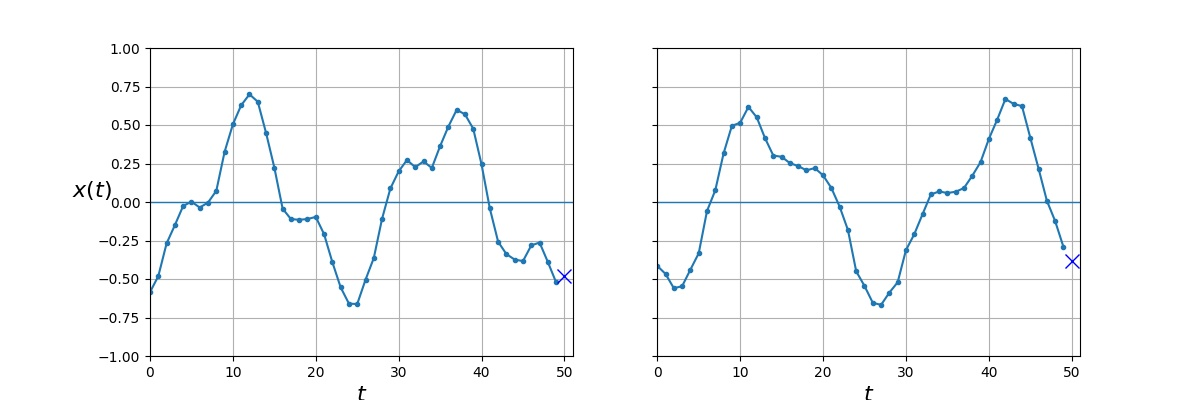

Recreate this plot in Python.
import matplotlib.pyplot as plt
import numpy as np

def generate_time_series(batch_size, number_of_steps):
    frequency1, frequency2, offsets1, offsets2 = np.random.rand(4, batch_size, 1)
    time = np.linspace(0, 1, number_of_steps)

    series = 0.5 * np.sin((time - offsets1) * (frequency1 * 10 + 10))  # wave 1
    series += 0.2 * np.sin((time - offsets2) * (frequency2 * 20 + 20)) # + wave 2
    series += 0.1 * (np.random.rand(batch_size, number_of_steps) - 0.5) # + noise

    return series[..., np.newaxis].astype(np.float32)

number_of_steps = 50
series = generate_time_series(batch_size=10000, number_of_steps=number_of_steps + 1)

X_train, y_train = series[:7000, :number_of_steps], series[:7000, -1]
X_valid, y_valid = series[7000:9000, :number_of_steps], series[7000:9000, -1]
X_test, y_test = series[9000:, :number_of_steps], series[9000:, -1]

def plot_series(series, y=None, y_pred=None, x_label="$t$", y_label="$x(t)$"):
    plt.plot(series, ".-")
    if y is not None:
        plt.plot(number_of_steps, y, "bx", markersize=10)
    if y_pred is not None:
        plt.plot(number_of_steps, y_pred, "ro")
    plt.grid(True)
    if x_label:
        plt.xlabel(x_label, fontsize=16)
    if y_label:
        plt.ylabel(y_label, fontsize=16, rotation=0)
    plt.hlines(0, 0, 100, linewidth=1)
    plt.axis([0, number_of_steps + 1, -1, 1])


fig, axes = plt.subplots(nrows=1, ncols=2, sharey=True, figsize=(12, 4))

for col in range(2):
    plt.sca(axes[col])
    plot_series(X_valid[col, :, 0], y_valid[col, 0],
                y_label=("$x(t)$" if col == 0 else None))

plt.savefig("Book_cover.jpg")
plt.show()
